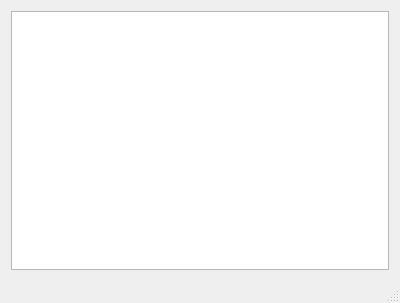
<?xml version="1.0" encoding="UTF-8"?>
<ui version="4.0">
 <class>MainWindow</class>
 <widget class="QMainWindow" name="MainWindow">
  <property name="geometry">
   <rect>
    <x>0</x>
    <y>0</y>
    <width>400</width>
    <height>303</height>
   </rect>
  </property>
  <property name="contextMenuPolicy">
   <enum>Qt::DefaultContextMenu</enum>
  </property>
  <property name="autoFillBackground">
   <bool>false</bool>
  </property>
  <property name="documentMode">
   <bool>false</bool>
  </property>
  <widget class="QWidget" name="centralWidget">
   <layout class="QHBoxLayout" name="horizontalLayout">
    <item>
     <widget class="QTextEdit" name="textEdit">
      <property name="autoFillBackground">
       <bool>true</bool>
      </property>
     </widget>
    </item>
   </layout>
  </widget>
  <widget class="QStatusBar" name="statusBar"/>
 </widget>
 <layoutdefault spacing="6" margin="11"/>
 <resources/>
 <connections/>
</ui>
